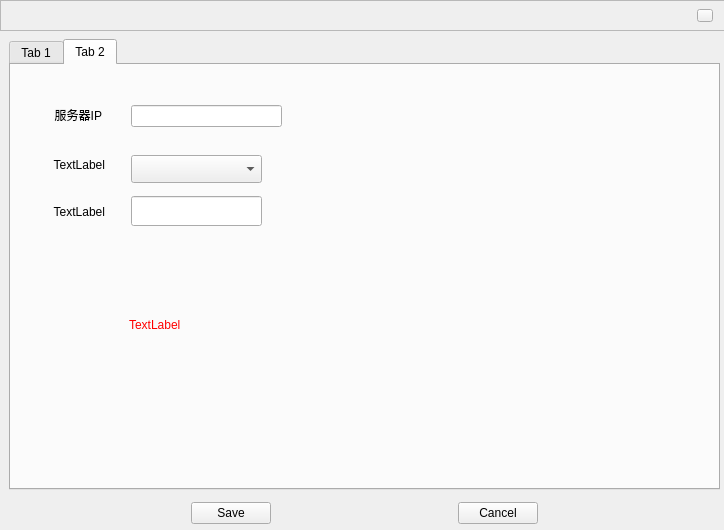
<?xml version="1.0" encoding="UTF-8"?>
<ui version="4.0">
 <class>SetForm</class>
 <widget class="QWidget" name="SetForm">
  <property name="geometry">
   <rect>
    <x>0</x>
    <y>0</y>
    <width>724</width>
    <height>530</height>
   </rect>
  </property>
  <property name="windowTitle">
   <string>Form</string>
  </property>
  <widget class="QTabWidget" name="SetTabWidget">
   <property name="geometry">
    <rect>
     <x>9</x>
     <y>39</y>
     <width>711</width>
     <height>451</height>
    </rect>
   </property>
   <property name="sizePolicy">
    <sizepolicy hsizetype="Expanding" vsizetype="Expanding">
     <horstretch>0</horstretch>
     <verstretch>0</verstretch>
    </sizepolicy>
   </property>
   <property name="currentIndex">
    <number>1</number>
   </property>
   <widget class="QWidget" name="tab">
    <attribute name="title">
     <string>Tab 1</string>
    </attribute>
    <widget class="QGroupBox" name="IPgroupBox">
     <property name="geometry">
      <rect>
       <x>9</x>
       <y>9</y>
       <width>601</width>
       <height>179</height>
      </rect>
     </property>
     <property name="title">
      <string>GroupBox</string>
     </property>
     <layout class="QGridLayout" name="gridLayout_2">
      <item row="0" column="0">
       <layout class="QVBoxLayout" name="verticalLayout">
        <item>
         <widget class="QRadioButton" name="AutoSetIPradioButton">
          <property name="enabled">
           <bool>true</bool>
          </property>
          <property name="text">
           <string>DHCP</string>
          </property>
         </widget>
        </item>
        <item>
         <widget class="QRadioButton" name="ManualSetIPradioButton">
          <property name="text">
           <string>Static</string>
          </property>
         </widget>
        </item>
        <item>
         <layout class="QHBoxLayout" name="horizontalLayout_2">
          <item>
           <widget class="QLabel" name="IPlabel">
            <property name="text">
             <string>网络地址</string>
            </property>
           </widget>
          </item>
          <item>
           <widget class="QLineEdit" name="IPlineEdit"/>
          </item>
         </layout>
        </item>
        <item>
         <layout class="QHBoxLayout" name="horizontalLayout_3">
          <item>
           <widget class="QLabel" name="ChildIPlabel">
            <property name="text">
             <string>子网掩码</string>
            </property>
           </widget>
          </item>
          <item>
           <widget class="QLineEdit" name="ChildIPlineEdit"/>
          </item>
         </layout>
        </item>
        <item>
         <layout class="QHBoxLayout" name="horizontalLayout_4">
          <item>
           <widget class="QLabel" name="GetWaylabel">
            <property name="text">
             <string>网关地址</string>
            </property>
           </widget>
          </item>
          <item>
           <widget class="QLineEdit" name="GetWaylineEdit"/>
          </item>
         </layout>
        </item>
       </layout>
      </item>
      <item row="0" column="1">
       <spacer name="horizontalSpacer_4">
        <property name="orientation">
         <enum>Qt::Horizontal</enum>
        </property>
        <property name="sizeHint" stdset="0">
         <size>
          <width>40</width>
          <height>20</height>
         </size>
        </property>
       </spacer>
      </item>
     </layout>
    </widget>
    <widget class="QGroupBox" name="DNSgroupBox">
     <property name="geometry">
      <rect>
       <x>10</x>
       <y>200</y>
       <width>601</width>
       <height>179</height>
      </rect>
     </property>
     <property name="title">
      <string>GroupBox</string>
     </property>
     <layout class="QGridLayout" name="gridLayout_4">
      <item row="0" column="0">
       <layout class="QVBoxLayout" name="verticalLayout_2">
        <item>
         <widget class="QRadioButton" name="AutoSetDNSradioButton">
          <property name="text">
           <string>DHCP</string>
          </property>
         </widget>
        </item>
        <item>
         <widget class="QRadioButton" name="ManualSetDNSradioButton">
          <property name="text">
           <string>Static</string>
          </property>
         </widget>
        </item>
        <item>
         <layout class="QHBoxLayout" name="horizontalLayout_5">
          <item>
           <widget class="QLabel" name="DNS1label">
            <property name="text">
             <string>DNS1</string>
            </property>
           </widget>
          </item>
          <item>
           <widget class="QLineEdit" name="DNS1lineEdit"/>
          </item>
         </layout>
        </item>
        <item>
         <layout class="QHBoxLayout" name="horizontalLayout_6">
          <item>
           <widget class="QLabel" name="DNS2label">
            <property name="text">
             <string>DNS2</string>
            </property>
           </widget>
          </item>
          <item>
           <widget class="QLineEdit" name="DNS2lineEdit"/>
          </item>
         </layout>
        </item>
        <item>
         <layout class="QHBoxLayout" name="horizontalLayout_7">
          <item>
           <widget class="QLabel" name="DNS3label">
            <property name="enabled">
             <bool>false</bool>
            </property>
            <property name="text">
             <string>DNS3</string>
            </property>
           </widget>
          </item>
          <item>
           <widget class="QLineEdit" name="DNS3lineEdit">
            <property name="enabled">
             <bool>false</bool>
            </property>
           </widget>
          </item>
         </layout>
        </item>
       </layout>
      </item>
      <item row="0" column="1">
       <spacer name="horizontalSpacer_5">
        <property name="orientation">
         <enum>Qt::Horizontal</enum>
        </property>
        <property name="sizeHint" stdset="0">
         <size>
          <width>40</width>
          <height>20</height>
         </size>
        </property>
       </spacer>
      </item>
     </layout>
    </widget>
   </widget>
   <widget class="QWidget" name="tab_2">
    <attribute name="title">
     <string>Tab 2</string>
    </attribute>
    <widget class="QLabel" name="ServerIPlabel">
     <property name="geometry">
      <rect>
       <x>10</x>
       <y>40</y>
       <width>81</width>
       <height>20</height>
      </rect>
     </property>
     <property name="text">
      <string>服务器IP</string>
     </property>
     <property name="alignment">
      <set>Qt::AlignRight|Qt::AlignTrailing|Qt::AlignVCenter</set>
     </property>
    </widget>
    <widget class="QLineEdit" name="ServerIPlineEdit">
     <property name="geometry">
      <rect>
       <x>120</x>
       <y>40</y>
       <width>151</width>
       <height>22</height>
      </rect>
     </property>
    </widget>
    <widget class="QLabel" name="RoomNumlabel">
     <property name="geometry">
      <rect>
       <x>10</x>
       <y>90</y>
       <width>84</width>
       <height>20</height>
      </rect>
     </property>
     <property name="text">
      <string>TextLabel</string>
     </property>
     <property name="alignment">
      <set>Qt::AlignRight|Qt::AlignTrailing|Qt::AlignVCenter</set>
     </property>
    </widget>
    <widget class="QLabel" name="SeatNumlabel">
     <property name="geometry">
      <rect>
       <x>10</x>
       <y>137</y>
       <width>84</width>
       <height>20</height>
      </rect>
     </property>
     <property name="text">
      <string>TextLabel</string>
     </property>
     <property name="alignment">
      <set>Qt::AlignRight|Qt::AlignTrailing|Qt::AlignVCenter</set>
     </property>
    </widget>
    <widget class="QComboBox" name="RoomNumcomboBox">
     <property name="geometry">
      <rect>
       <x>120</x>
       <y>90</y>
       <width>131</width>
       <height>28</height>
      </rect>
     </property>
    </widget>
    <widget class="QLineEdit" name="SeatlineEdit">
     <property name="geometry">
      <rect>
       <x>120</x>
       <y>131</y>
       <width>131</width>
       <height>30</height>
      </rect>
     </property>
    </widget>
    <widget class="QLabel" name="Tiplabel22">
     <property name="geometry">
      <rect>
       <x>118</x>
       <y>250</y>
       <width>421</width>
       <height>20</height>
      </rect>
     </property>
     <property name="styleSheet">
      <string notr="true">color: rgb(255, 0, 0);</string>
     </property>
     <property name="text">
      <string>TextLabel</string>
     </property>
    </widget>
   </widget>
  </widget>
  <widget class="QFrame" name="title_bar">
   <property name="geometry">
    <rect>
     <x>0</x>
     <y>0</y>
     <width>731</width>
     <height>31</height>
    </rect>
   </property>
   <property name="frameShape">
    <enum>QFrame::StyledPanel</enum>
   </property>
   <property name="frameShadow">
    <enum>QFrame::Raised</enum>
   </property>
   <widget class="QPushButton" name="btnExit">
    <property name="geometry">
     <rect>
      <x>697</x>
      <y>9</y>
      <width>16</width>
      <height>13</height>
     </rect>
    </property>
    <property name="styleSheet">
     <string notr="true">border-image: url(:/image1/x.png);</string>
    </property>
    <property name="text">
     <string/>
    </property>
   </widget>
  </widget>
  <widget class="QWidget" name="layoutWidget">
   <property name="geometry">
    <rect>
     <x>9</x>
     <y>497</y>
     <width>711</width>
     <height>32</height>
    </rect>
   </property>
   <layout class="QHBoxLayout" name="horizontalLayout">
    <item>
     <spacer name="horizontalSpacer_2">
      <property name="orientation">
       <enum>Qt::Horizontal</enum>
      </property>
      <property name="sizeHint" stdset="0">
       <size>
        <width>40</width>
        <height>20</height>
       </size>
      </property>
     </spacer>
    </item>
    <item>
     <widget class="QPushButton" name="SavepushButton">
      <property name="text">
       <string>Save</string>
      </property>
     </widget>
    </item>
    <item>
     <spacer name="horizontalSpacer">
      <property name="orientation">
       <enum>Qt::Horizontal</enum>
      </property>
      <property name="sizeHint" stdset="0">
       <size>
        <width>40</width>
        <height>20</height>
       </size>
      </property>
     </spacer>
    </item>
    <item>
     <widget class="QPushButton" name="CancelpushButton">
      <property name="text">
       <string>Cancel</string>
      </property>
     </widget>
    </item>
    <item>
     <spacer name="horizontalSpacer_3">
      <property name="orientation">
       <enum>Qt::Horizontal</enum>
      </property>
      <property name="sizeHint" stdset="0">
       <size>
        <width>40</width>
        <height>20</height>
       </size>
      </property>
     </spacer>
    </item>
   </layout>
  </widget>
 </widget>
 <resources/>
 <connections/>
</ui>
